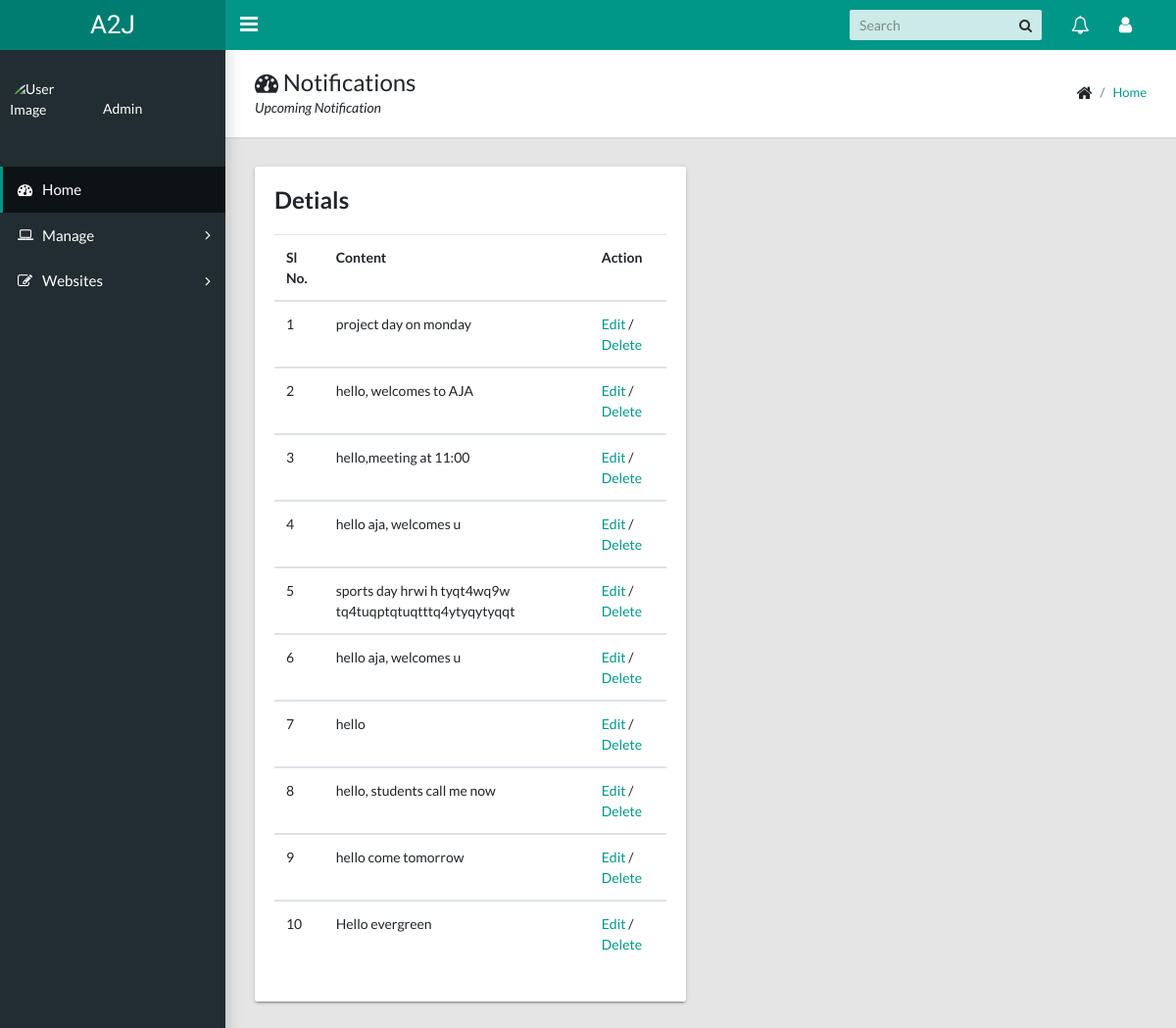
Screenshot of /noti_view.php with the database file from the repository.
### tables this page shows
CREATE TABLE `notification_db` (
  `notification_id` int(11) NOT NULL,
  `content` varchar(500) NOT NULL,
  `to` varchar(100) NOT NULL
);

### noti_view.php (the view, shortened to what this page needs)
<?php
include 'db2.php';
$result=mysqli_query($con,"SELECT * FROM `notification_db` ORDER BY notification_id asc");
?>
<!DOCTYPE html>
<html lang="en">
  <head>
    <link rel="stylesheet" type="text/css" href="css/main.css">
    <link rel="stylesheet" type="text/css" href="https://maxcdn.bootstrapcdn.com/font-awesome/4.7.0/css/font-awesome.min.css">
  </head>
  <body class="app sidebar-mini">
<?php
include 'header.php';
?>
   <?php
   include 'leftbar.php';
   ?>
    <main class="app-content">
      <div class="app-title">
        <div>
          <h1><i class="fa fa-dashboard"></i> Notifications</h1>
          <p>Upcoming Notification</p>
        </div>
        <ul class="app-breadcrumb breadcrumb">
          <li class="breadcrumb-item"><i class="fa fa-home fa-lg"></i></li>
          <li class="breadcrumb-item"><a href="dashboard.php">Home</a></li>
        </ul>
</div>
<div class="row">
        <div class="col-md-6">
          <div class="tile">
            <h3 class="tile-title"> Detials</h3>
            <table class="table">
              <thead>
                <tbody>
                    <tr>
                  <th>Sl No.</th>
                  <th>Content</th>
                  <th>Action</th>
                </tr>
              </thead>
                <?php
                $count=0;
                while ($row = mysqli_fetch_assoc($result)) { $count++;   ?>
              <tbody>
                <tr>
                  <td><?php echo $count; ?></td>
                  <td><?php echo $row["content"]; ?> </td>
                  <td><a href="edit-noti.php?s_id=<?php echo $row['notification_id'];?>">Edit</a> / <a href="delete-noti.php?s_id=<?php echo $row['notification_id']; ?>">Delete</a></td>
                </tr>
               <?php } ?>
               </tbody>
              </tbody>
            </table>
          </div>
 </main>
  </body>
</html>

### rows the page displays
notification_db: content "project day on monday"
notification_db: content "hello, welcomes to AJA"
notification_db: content "hello,meeting at 11:00"
notification_db: content "hello aja, welcomes u"
notification_db: content "sports day hrwi h tyqt4wq9w tq4tuqptqtuqtttq4ytyqytyqqt"
notification_db: content "hello aja, welcomes u"
notification_db: content "hello"
notification_db: content "hello, students call me now"
notification_db: content "hello come tomorrow"
notification_db: content "Hello evergreen"
